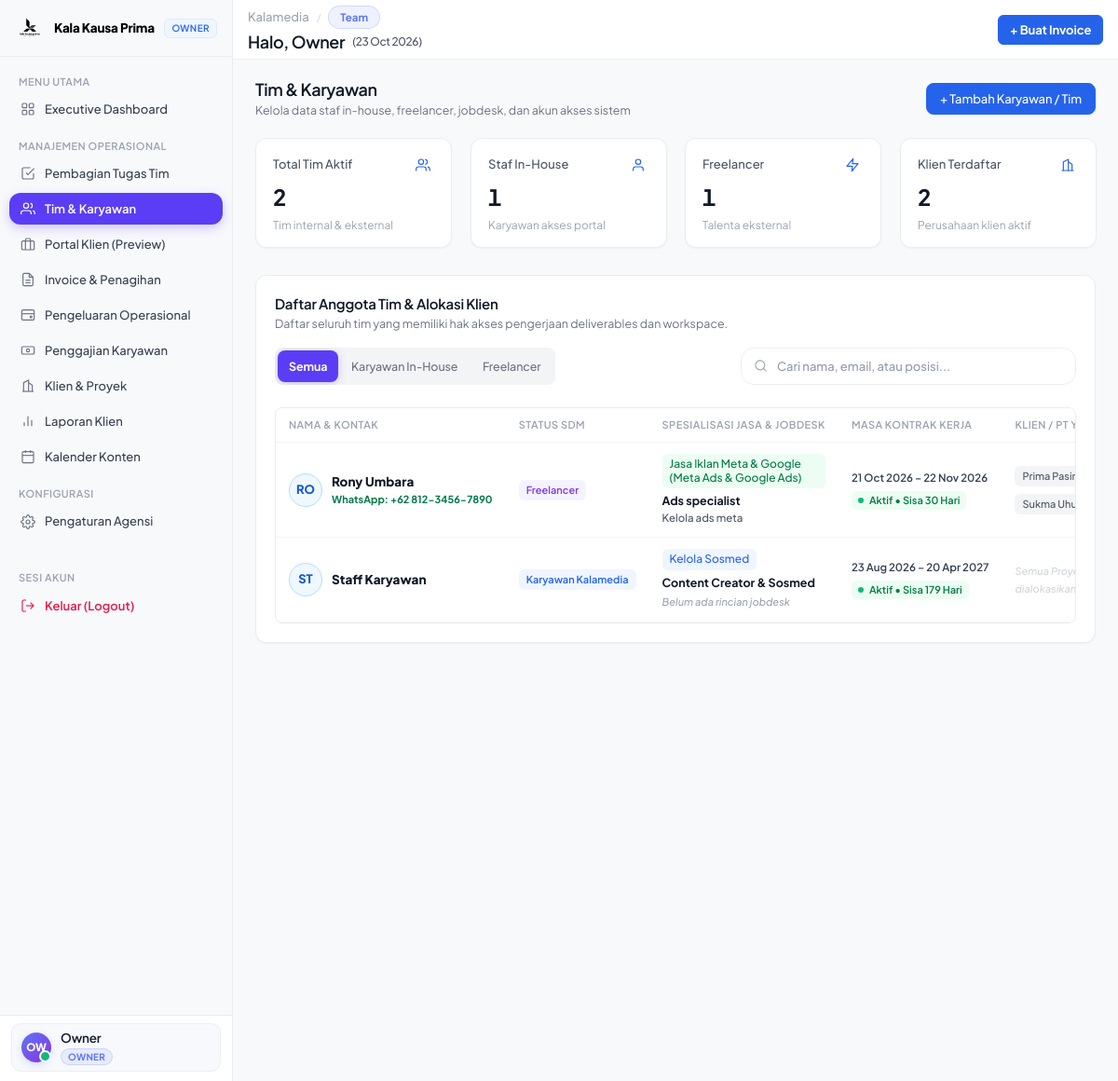
Page /team?_slot=internal&_u=u_4 (signed in) on the earlier database version.
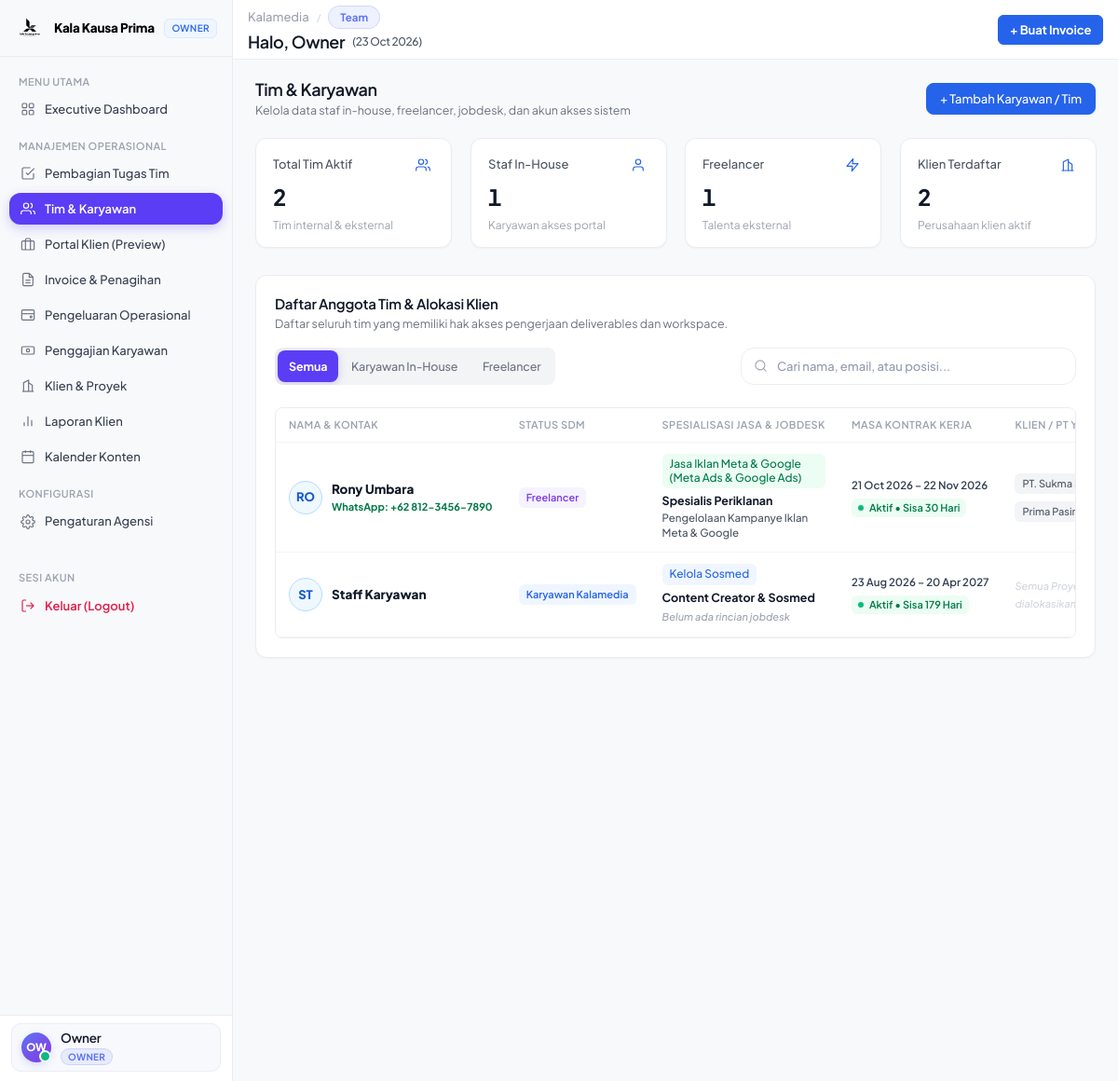
Same page on the later database version.
### tables this page shows
CREATE TABLE users (
                id INTEGER PRIMARY KEY AUTOINCREMENT,
                name VARCHAR(100) NOT NULL,
                email VARCHAR(150) UNIQUE NOT NULL,
                password VARCHAR(255) NOT NULL,
                role VARCHAR(20) NOT NULL DEFAULT 'admin', -- 'owner' or 'admin'
                avatar VARCHAR(255) DEFAULT NULL,
                created_at DATETIME DEFAULT CURRENT_TIMESTAMP
            , employment_type VARCHAR(30) DEFAULT 'internal', phone_wa VARCHAR(50) DEFAULT NULL, client_id INT DEFAULT NULL, is_active INT DEFAULT 1, position VARCHAR(150) DEFAULT NULL, jobdesk TEXT DEFAULT NULL, is_deleted INT DEFAULT 0, service_specialty VARCHAR(150) DEFAULT 'Kelola Sosmed', contract_start_date DATE DEFAULT NULL, contract_end_date DATE DEFAULT NULL);

CREATE TABLE clients (
                id INTEGER PRIMARY KEY AUTOINCREMENT,
                name VARCHAR(150) NOT NULL,
                company VARCHAR(150) NOT NULL,
                email VARCHAR(150) NOT NULL,
                phone VARCHAR(50) NOT NULL,
                address TEXT DEFAULT NULL,
                created_at DATETIME DEFAULT CURRENT_TIMESTAMP
            , logo VARCHAR(255) DEFAULT NULL, is_deleted INTEGER DEFAULT 0, company_name VARCHAR(150) DEFAULT NULL, pic_name VARCHAR(150) DEFAULT NULL, package_name VARCHAR(100) DEFAULT 'Social Media & Performance Ads', status VARCHAR(30) DEFAULT 'Active', service_type VARCHAR(200) DEFAULT 'Kelola Sosmed', contract_start_date DATE DEFAULT NULL, contract_end_date DATE DEFAULT NULL, contract_status VARCHAR(30) DEFAULT 'active');

### views/team.php (shortened to what the changed rows need)
<?php
$db = Database::getConnection();
$allClients = $db->query("
    SELECT id, company, name as pic_name
    FROM clients
    WHERE COALESCE(is_deleted, 0) = 0
    ORDER BY company ASC
")->fetchAll();
$teamMembers = $db->query("
    SELECT u.id, u.name, u.email, u.role, u.employment_type, u.position, u.jobdesk, u.phone_wa, u.avatar, u.is_active, u.created_at,
           u.service_specialty, u.contract_start_date, u.contract_end_date
    FROM users u
    WHERE u.role IN ('karyawan', 'freelancer') AND COALESCE(u.is_deleted, 0) = 0
    ORDER BY
        CASE WHEN u.employment_type = 'karyawan' THEN 1 ELSE 2 END,
        u.name ASC
")->fetchAll();
?>
<!DOCTYPE html>
<html lang="id">
<head>
  <link rel="stylesheet" href="assets/css/style.css?v=saas-linear-1.0">
</head>
<body>
  <div class="app-container">
    <main class="main-wrapper">
      <?php require_once BASE_PATH . '/includes/header.php'; ?>
      <div class="content-body">
        <div class="page-header-bar" style="display: flex; justify-content: space-between; align-items: center; margin-bottom: 20px; flex-wrap: wrap; gap: 12px;">
          <div>
            <h1 class="page-title" style="font-size: 18px; font-weight: 600; color: #111827; letter-spacing: -0.02em; margin: 0;">Tim &amp; Karyawan</h1>
          </div>
        </div>
        <div class="bento-table-card" style="overflow: visible; min-width: 0; max-width: 100%;">
          <div style="margin-bottom: 16px;">
            <h2 class="panel-title" style="font-size: 15px; font-weight: 600; color: #111827; margin: 0; letter-spacing: -0.015em;">
              Daftar Anggota Tim &amp; Alokasi Klien
            </h2>
          </div>
          <div class="kala-table-scroll table-responsive" style="width:100%; overflow-x:auto; -webkit-overflow-scrolling:touch; display:block;">
            <table class="table-custom" style="min-width: 960px; width: 100%;">
              <thead>
                <tr>
                  <th style="min-width: 220px; white-space: nowrap;">NAMA &amp; KONTAK</th>
                  <th style="min-width: 130px; white-space: nowrap;">STATUS SDM</th>
                  <th style="min-width: 200px; white-space: nowrap;">SPESIALISASI JASA &amp; JOBDESK</th>
                  <th style="min-width: 150px; white-space: nowrap;">MASA KONTRAK KERJA</th>
                  <th style="min-width: 180px; white-space: nowrap;">KLIEN / PT YANG DIPEGANG</th>
                </tr>
              </thead>
              <tbody id="team-table-body">
                <?php if (empty($teamMembers)): ?>
                  <tr id="empty-team-row">
                    <td colspan="7" style="text-align: center; color: var(--text-muted); padding: 48px;">
                      <svg width="28" height="28" viewBox="0 0 24 24" fill="none" stroke="#9CA3AF" stroke-width="1.75" stroke-linecap="round" stroke-linejoin="round" style="margin: 0 auto 8px; display: block;"><path d="M17 21v-2a4 4 0 0 0-4-4H5a4 4 0 0 0-4 4v2"/><circle cx="9" cy="7" r="4"/><path d="M23 21v-2a4 4 0 0 0-3-3.87"/><path d="M16 3.13a4 4 0 0 1 0 7.75"/></svg>
                      <div style="font-weight: 600; color: #111827; margin-bottom: 4px; font-size: 14px;">Belum Ada Anggota Tim</div>
                      <p style="font-size: 12.5px; color: #6B7280; margin: 0 auto 16px; max-width: 400px;">
                        Klik tombol "+ Tambah Karyawan / Tim" di atas untuk mendaftarkan karyawan atau freelancer pertama Anda.
                      </p>
                      <button type="button" class="btn btn-primary btn-sm" onclick="openModal('modal-create-team-member')">
                        + Tambah Karyawan / Tim
                      </button>
                    </td>
                  </tr>
                <?php else: ?>
                  <?php
                  $today = date('Y-m-d');
                  foreach ($teamMembers as $m):
                    $spec = $m['service_specialty'] ?? '';
                    $specClass = 'service-tag-default';
                    if (stripos($spec, 'sosmed') !== false) $specClass = 'service-tag-sosmed';
                    elseif (stripos($spec, 'desain') !== false) $specClass = 'service-tag-desain';
                    elseif (stripos($spec, 'web') !== false) $specClass = 'service-tag-web';
                    elseif (stripos($spec, 'iklan') !== false) $specClass = 'service-tag-ads';
                    $wStart = $m['contract_start_date'] ?? null;
                    $wEnd = $m['contract_end_date'] ?? null;
                    $wExpired = false;
                    $wDaysLeft = null;
                    if ($wEnd) {
                        $diff = (int)ceil((strtotime($wEnd) - strtotime($today)) / 86400);
                        if ($diff < 0) {
                            $wExpired = true;
                        } else {
                            $wDaysLeft = $diff;
                        }
                    }
                  ?>
                    <tr class="team-row" data-role="<?= htmlspecialchars($m['employment_type']) ?>" data-specialty="<?= htmlspecialchars(strtolower($spec)) ?>">
                      <td style="min-width: 220px; white-space: nowrap;">
                        <div style="display: flex; align-items: center; gap: 10px;">
                          <div style="width: 36px; height: 36px; border-radius: 50%; background: #EFF8FF; color: #175CD3; display: flex; align-items: center; justify-content: center; font-weight: 800; font-size: 13px; flex-shrink: 0; border: 1px solid #B2DDFF;">
                            <?= strtoupper(substr($m['name'], 0, 2)) ?>
                          </div>
                          <div>
                            <div style="font-weight: 800; color: #101828; font-size: 13.5px;">
                              <?= htmlspecialchars($m['name']) ?>
                            </div>
                            <?php if (!empty($m['phone_wa'])): ?>
                              <a href="https://wa.me/<?= preg_replace('/[^0-9]/', '', $m['phone_wa']) ?>" target="_blank" style="font-size: 11px; color: #027A48; text-decoration: none; font-weight: 700; display: inline-flex; align-items: center; gap: 4px;">
                                <span>WhatsApp: <?= htmlspecialchars($m['phone_wa']) ?></span>
                              </a>
                            <?php endif; ?>
                          </div>
                        </div>
                      </td>
                      <td style="min-width: 130px; white-space: nowrap;">
                        <?php if ($m['employment_type'] === 'freelancer'): ?>
                          <span class="team-badge-freelancer">Freelancer</span>
                        <?php else: ?>
                          <span class="team-badge-karyawan">Karyawan Kalamedia</span>
                        <?php endif; ?>
                      </td>
                      <td style="min-width: 200px;">
                        <?php if (!empty($spec)): ?>
                          <div>
                            <span class="service-tag <?= $specClass ?>"><?= htmlspecialchars($spec) ?></span>
                          </div>
                        <?php endif; ?>
                        <div style="font-weight: 700; color: #101828; font-size: 12.5px; margin-bottom: 2px;">
                          <?= htmlspecialchars($m['position'] ?: 'Spesialis Tim') ?>
                        </div>
                        <?php if (!empty($m['jobdesk'])): ?>
                          <div style="font-size: 11.5px; color: var(--text-secondary); max-width: 280px; line-height: 1.4; display: -webkit-box; -webkit-line-clamp: 2; -webkit-box-orient: vertical; overflow: hidden;" title="<?= htmlspecialchars($m['jobdesk']) ?>">
                            <?= nl2br(htmlspecialchars($m['jobdesk'])) ?>
                          </div>
                        <?php else: ?>
                          <span style="font-size: 11px; color: var(--text-muted); font-style: italic;">Belum ada rincian jobdesk</span>
                        <?php endif; ?>
                      </td>
                      <td style="min-width: 150px; white-space: nowrap;">
                        <?php if ($wStart && $wEnd): ?>
                          <div style="font-size: 11.5px; color: #344054; font-weight: 600; margin-bottom: 4px;">
                            <?= date('d M Y', strtotime($wStart)) ?> &ndash; <?= date('d M Y', strtotime($wEnd)) ?>
                          </div>
                        <?php else: ?>
                          <div style="font-size: 11px; color: var(--text-muted); font-style: italic; margin-bottom: 4px;">Belum diset</div>
                        <?php endif; ?>
                        <?php if ($wExpired): ?>
                          <span style="background: #FEF3F2; color: #B42318; border: none; font-size: 11px; font-weight: 600; padding: 2px 7px; border-radius: 6px; display: inline-flex; align-items: center;">
                            <span class="status-dot dot-red"></span> Kontrak Berakhir
                          </span>
                        <?php elseif ($wDaysLeft !== null): ?>
                          <span style="background: #ECFDF3; color: #027A48; border: none; font-size: 11px; font-weight: 600; padding: 2px 7px; border-radius: 6px; display: inline-flex; align-items: center;">
                            <span class="status-dot dot-green"></span> Aktif • Sisa <?= $wDaysLeft ?> Hari
                          </span>
                        <?php endif; ?>
                      </td>
                      <td style="min-width: 180px;">
                        <?php if (!empty($m['assigned_clients'])): ?>
                          <div style="display: flex; flex-wrap: wrap; max-width: 260px; gap: 4px;">
                            <?php foreach ($m['assigned_clients'] as $ac): ?>
                              <span class="client-tag-pill"><?= htmlspecialchars($ac['company']) ?></span>
                            <?php endforeach; ?>
                          </div>
                        <?php else: ?>
                          <span style="font-size: 11px; color: var(--text-tertiary); font-style: italic;">Semua Proyek / Belum dialokasikan</span>
                        <?php endif; ?>
                      </td>
                    </tr>
                  <?php endforeach; ?>
                <?php endif; ?>
              </tbody>
            </table>
          </div>
        </div>
      </div>
    </main>
  </div>
  <?php require_once BASE_PATH . '/includes/footer.php'; ?>

Differences in the rows shown:
changed users "Rony Umbara": position "Ads specialist" → "Spesialis Periklanan"; jobdesk "Kelola ads meta" → "Pengelolaan Kampanye Iklan Meta & Google"
changed clients: company "Sukma…" → "PT. Sukma…"; moves up the list
